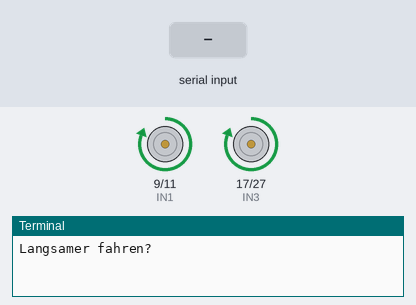
Simulated run of this program. Board: Raspberry Pi (BCM pin numbers). Parts: motor-driver pin pairs drawn as motors (green arrow = first pin HIGH = forward, orange = second pin HIGH = backward, longer = more drive, scaled by the enable pin), the last lines printed to the terminal. Inputs (shaded band) come from the test bench. At 2.8 s the program stops and its outputs stay as they are.

Above: at 1.2 s.
1.3 s: "1" typed at the terminal, then Enter
At 2.3 s:
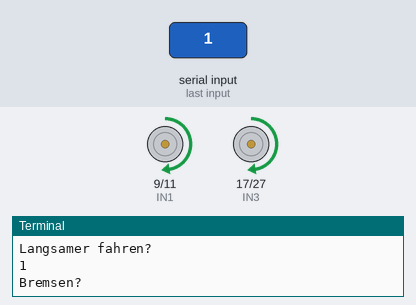
2.8 s: "0" typed at the terminal, then Enter
At 3.4 s:
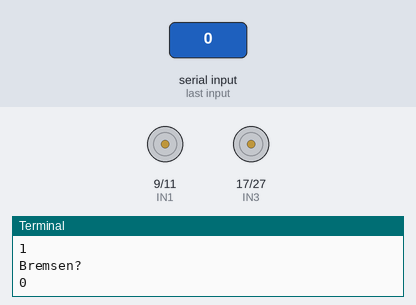
Timing chart, 0 to 4.3 s (numbered marks = the images above; inputs shaded):
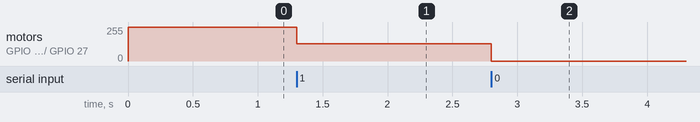

The program:

speedtest.py
```python
import RPi.GPIO as GPIO  # GPIO-Bibliothek importieren
import time              # Modul time importieren
GPIO.setmode(GPIO.BCM)   # Verwende BCM-Pinnummern

# GPIO-Channel festlegen
# Motor A
ENA = 10   # Enable Motor A
IN1 = 9    # In 1
IN2 = 11   # In 2
# Motor B
ENB = 22  # Enable Motor B
IN3 = 17  # In 3
IN4 = 27  # In 4

# GPIOs als Ausgang setzen
GPIO.setup(ENA, GPIO.OUT)
GPIO.setup(IN1, GPIO.OUT)
GPIO.setup(IN2, GPIO.OUT)
GPIO.setup(ENB, GPIO.OUT)
GPIO.setup(IN3, GPIO.OUT)
GPIO.setup(IN4, GPIO.OUT)

# PWM für Motor A und B
p1 = GPIO.PWM(ENA, 1000)  # Motor A, Frequenz = 1000 Hz
p2 = GPIO.PWM(ENB, 1000)  # Motor B, Frequenz = 1000 Hz

p1.start(100)            # Motor A, 100% Tastverhältnis
p2.start(100)            # Motor B, 100% Tastverhältnis

GPIO.output(IN1, 1)      # Motor A Rechtslauf
GPIO.output(IN2, 0)      # Motor A Rechtslauf
GPIO.output(IN3, 1)      # Motor B Rechtslauf
GPIO.output(IN4, 0)      # Motor B Rechtslauf

# Vorwärts fahren
input("Langsamer fahren?")
p1.ChangeDutyCycle(50)   # Tastverhältnis ändern
p2.ChangeDutyCycle(50)   # Tastverhältnis ändern
input("Bremsen?")
GPIO.output(IN1, 0)      # Motor A Bremsen
GPIO.output(IN2, 0)      # Motor A Bremsen
GPIO.output(IN3, 0)      # Motor B Bremsen
GPIO.output(IN4, 0)      # Motor B Bremsen
p1.stop()
p2.stop()
GPIO.cleanup()
```

Measured:
- after the input at 1.3 s, motor on GPIO 9 (IN1) / GPIO 11 (IN2), motor on GPIO 17 (IN3) / GPIO 27 (IN4): forward 255/255 → forward 128/255 at once
- after the input at 2.8 s, motor on GPIO 9 (IN1) / GPIO 11 (IN2), motor on GPIO 17 (IN3) / GPIO 27 (IN4): forward 128/255 → stopped at once
